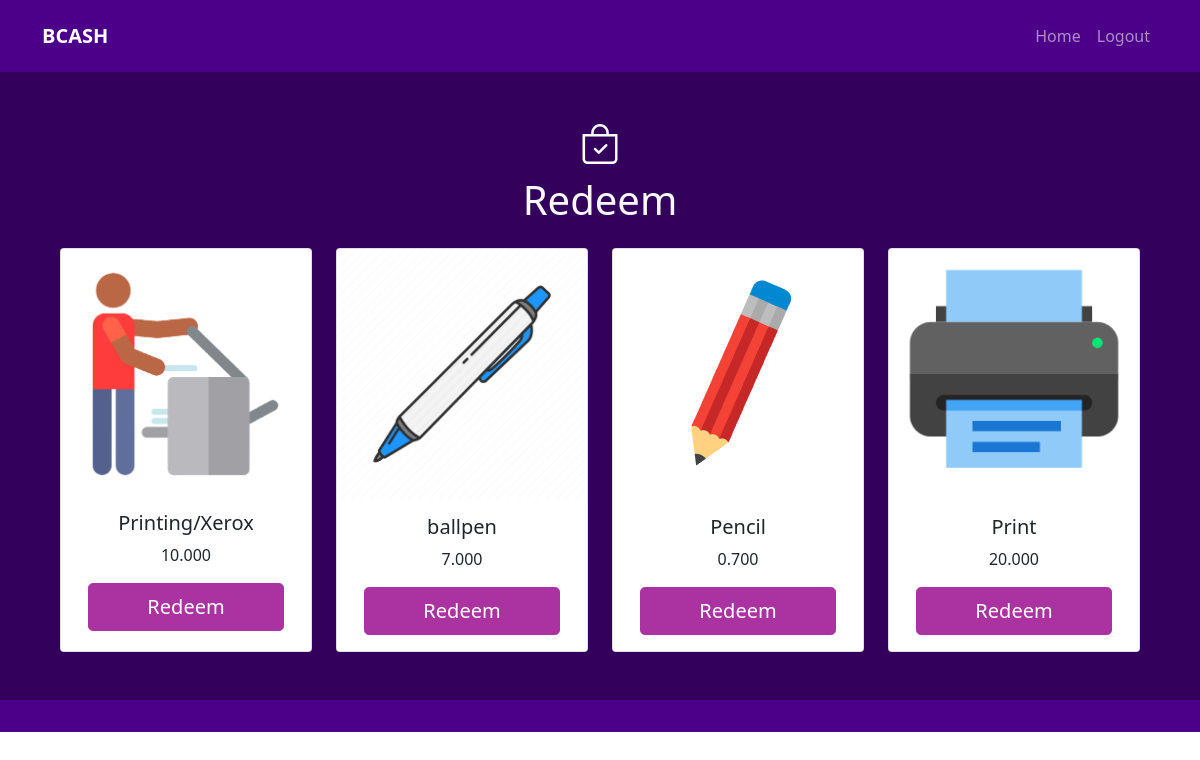
The app's page /redeem_scan.php, older data.
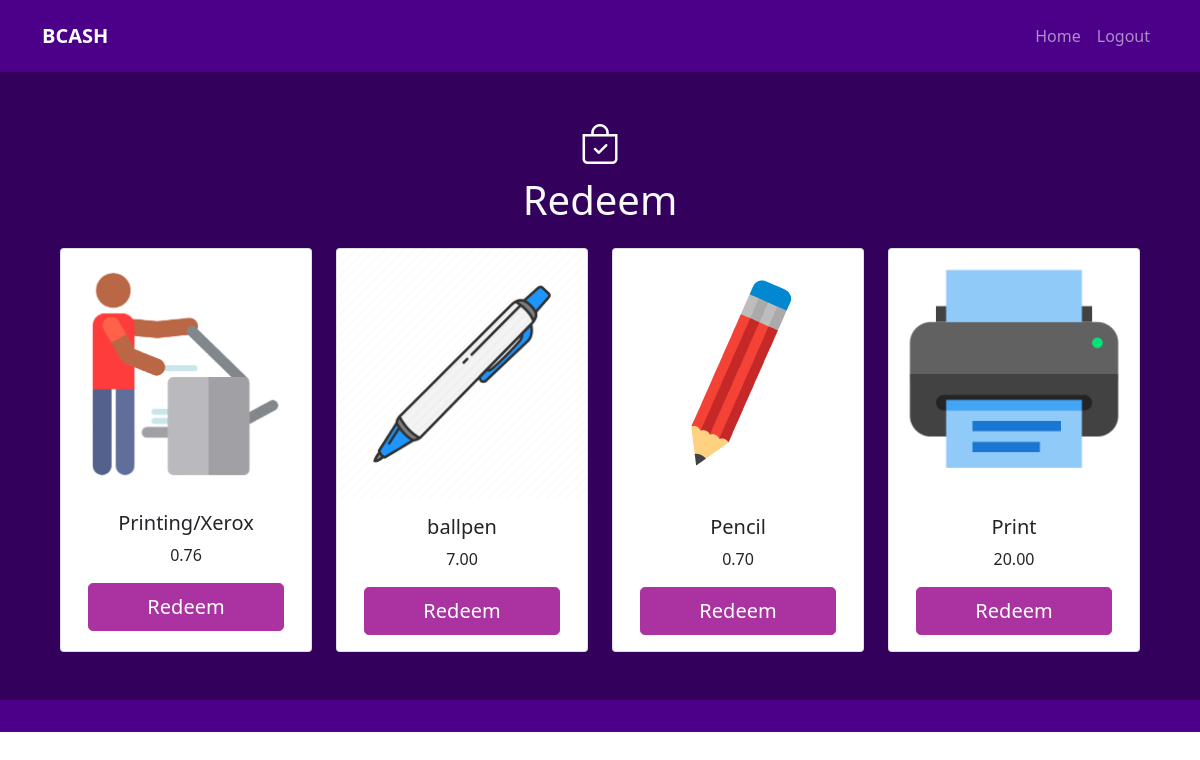
The same page, newer data.
### tables this page shows
CREATE TABLE `shop_items` (
  `item_id` int(11) NOT NULL,
  `item_name` varchar(50) NOT NULL,
  `item_price` decimal(50,2) NOT NULL,
  `item_stock` int(11) NOT NULL,
  `item_img` varchar(50) NOT NULL
);

### mydb.php (called while the page is built, shortened)
<?php
class myDb {
    private $link;
    function __construct(){
        $this->host = "localhost";
        $this->username = "root";
        $this->password = "";
        $this->database = "bcash";
        $this->link = mysqli_connect($this->host, $this->username, $this->password, $this->database);
    }
    public function get_Shop_items(){
        $records = array();
        $sql = $this->link->prepare("SELECT * FROM shop_items");
        $sql->execute();
        $result = $sql->get_result();
        if($result->num_rows > 0){
            while($row = $result->fetch_assoc()){
                $records[] = [
                    'item_id' => $row['item_id'],
                    'item_name' => $row['item_name'],
                    'item_price' => $row['item_price'],
                    'item_stock' => $row['item_stock'],
                    'item_img' => $row['item_img']
                ];
            }
        }
        else{
            $records = null;
        }
        return $records;
    }
}

### redeem_scan.php (the view, shortened to what this page needs)
<!doctype html>
<html lang="en">
  <head>
    <link href="sass/main.css" rel="stylesheet">
    <link rel="stylesheet" href="https://cdn.jsdelivr.net/npm/bootstrap-icons@1.3.0/font/bootstrap-icons.css">
    <link rel="stylesheet" type="text/css" href="css/style.css">
  </head>
  <body>
    <?php
        include 'nav_shop.php';
    ?>
    <section class="bg-dark p-5 text-center text-sm-start">
        <div class="container">
            <div class="h1 text-white text-center">
                <i class="bi bi-bag-check"></i>
            </div>
            <h1 class="text-light text-center mb-4">
                Redeem
            </h1>
            <div class="row row-cols-1 row-cols-md-4 text-center g-4">
                <?php
                    require 'mydb.php';
                    $mydb = new myDb;
                    $item_list = $mydb->get_Shop_items();
                    if(isset($item_list) && !empty($item_list)){
                        foreach($item_list as $rows){
                            $item_id = $rows['item_id'];
                            $item_name = $rows['item_name'];
                            $item_price = $rows['item_price'];
                            $item_img = $rows['item_img'];
                            echo '
                                <div class="col-md">
                                    <div class="card h-100">
                                        <img src="upload_img/'.$item_img.'" class="card-img-top" alt="Print">
                                        <div class="card-body">
                                            <h5 class="card-title">'.$item_name.'</h5>
                                            <p class="card-text">'.$item_price.'</p>
                                            <a href="redeeming.php?itemid='.$item_id.'" class="btn btn-secondary btn-lg editbtn">Redeem</a>
                                        </div>
                                    </div>
                                </div>
                            ';
                        }
                    }
                    else{
                        echo "There are no items yet available in the shop";
                    }
                ?>
            </div>
        </div>
    </section>
    <section class="bg-primary p-3"></section>
  </body>
</html>

Row changes from the older to the newer data that the page shows:
changed shop_items "Printing/Xerox": item_price "10.000" → "0.76"
computed for shop_items "ballpen": item_price "7.000" → "7.00"
computed for shop_items "Pencil": item_price "0.700" → "0.70"
computed for shop_items "Print": item_price "20.000" → "20.00"
